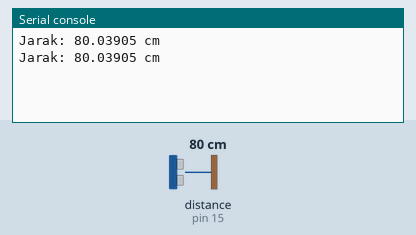
This program was run on a simulated MicroPython board. Parts: the last lines printed to the serial console. The test bench sets the inputs (shaded band); at power-on: distance to the obstacle (sensor on pin 15) 80 cm. The echo pulse lasts 58.3 µs per cm.

Above: at 1.2 s.
1.3 s: distance to the obstacle (sensor on pin 15) set to 2 cm
At 2.6 s:
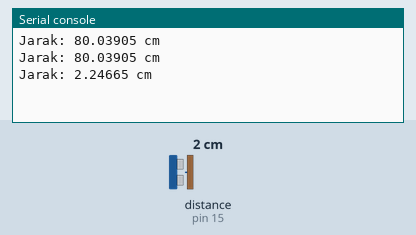
2.8 s: distance to the obstacle (sensor on pin 15) set to 4 cm
At 3.5 s:
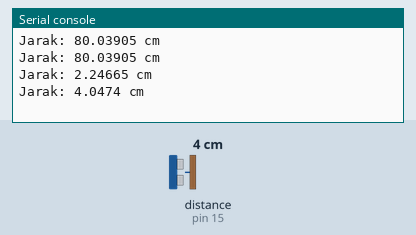
Timing chart, 0 to 5.8 s (numbered marks = the images above; inputs shaded):
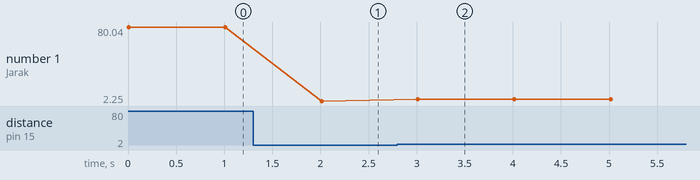

Measured:
- after the input at 1.3 s, the serial console: prints a new line after 0.71 s (image 1)
- after the input at 2.8 s, the serial console: prints a new line after 0.21 s (image 2)
- plotted number 1: 80.04 → 2.25 after the input at 1.3 s, 2.25 → 4.05 after the input at 2.8 s

The program:

HYSRF05_test.py
```python
import machine
import utime

# Gunakan Tegangan 5V

TRIGGER_PIN = 14
ECHO_PIN = 15

trigger = machine.Pin(TRIGGER_PIN, machine.Pin.OUT)
echo = machine.Pin(ECHO_PIN, machine.Pin.IN)

def get_distance():
    trigger.low()
    utime.sleep_us(2)
    trigger.high()
    utime.sleep_us(5)
    trigger.low()

    while echo.value() == 0:
        pulse_start = utime.ticks_us()
    while echo.value() == 1:
        pulse_end = utime.ticks_us()

    pulse_duration = utime.ticks_diff(pulse_end, pulse_start)
    distance = pulse_duration * 0.0343 / 2
    return distance

try:
    while True:
        dist = get_distance()
        print("Jarak:", dist, "cm")
        utime.sleep(1)
except KeyboardInterrupt:
    print("Program berhenti oleh pengguna.")
```
